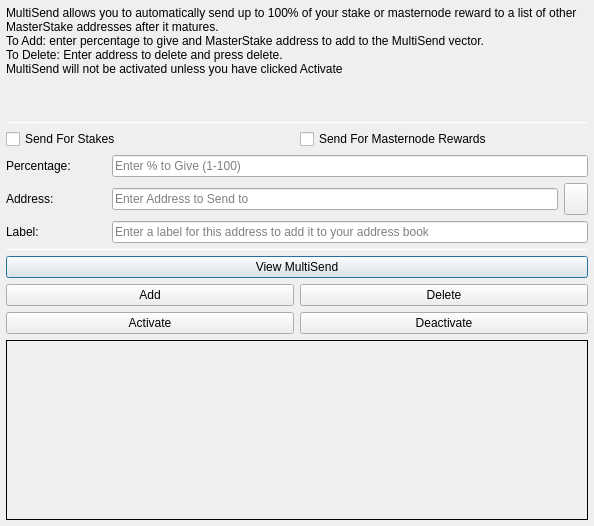
<?xml version="1.0" encoding="UTF-8"?>
<ui version="4.0">
 <class>MultiSendDialog</class>
 <widget class="QDialog" name="MultiSendDialog">
  <property name="windowModality">
   <enum>Qt::NonModal</enum>
  </property>
  <property name="geometry">
   <rect>
    <x>0</x>
    <y>0</y>
    <width>594</width>
    <height>526</height>
   </rect>
  </property>
  <property name="windowTitle">
   <string>MultiSend</string>
  </property>
  <layout class="QVBoxLayout" name="verticalLayout" stretch="0">
   <property name="leftMargin">
    <number>6</number>
   </property>
   <property name="topMargin">
    <number>6</number>
   </property>
   <property name="rightMargin">
    <number>6</number>
   </property>
   <property name="bottomMargin">
    <number>6</number>
   </property>
   <item>
    <layout class="QVBoxLayout" name="verticalLayout_Main" stretch="1,1,1,0,1,1,1">
     <item>
      <widget class="QLabel" name="label_2">
       <property name="lineWidth">
        <number>1</number>
       </property>
       <property name="text">
        <string>MultiSend allows you to automatically send up to 100% of your stake or masternode reward to a list of other MasterStake addresses after it matures.
To Add: enter percentage to give and MasterStake address to add to the MultiSend vector.
To Delete: Enter address to delete and press delete.
MultiSend will not be activated unless you have clicked Activate</string>
       </property>
       <property name="alignment">
        <set>Qt::AlignLeading|Qt::AlignLeft|Qt::AlignTop</set>
       </property>
       <property name="wordWrap">
        <bool>true</bool>
       </property>
      </widget>
     </item>
     <item>
      <widget class="Line" name="line">
       <property name="minimumSize">
        <size>
         <width>0</width>
         <height>1</height>
        </size>
       </property>
       <property name="maximumSize">
        <size>
         <width>16777215</width>
         <height>1</height>
        </size>
       </property>
       <property name="orientation">
        <enum>Qt::Horizontal</enum>
       </property>
      </widget>
     </item>
     <item>
      <layout class="QVBoxLayout" name="verticalLayout_Settings">
       <item>
        <layout class="QHBoxLayout" name="horizontalLayout">
         <item>
          <widget class="QCheckBox" name="multiSendStakeCheckBox">
           <property name="text">
            <string>Send For Stakes</string>
           </property>
          </widget>
         </item>
         <item>
          <widget class="QCheckBox" name="multiSendMasternodeCheckBox">
           <property name="text">
            <string>Send For Masternode Rewards</string>
           </property>
          </widget>
         </item>
        </layout>
       </item>
       <item>
        <layout class="QHBoxLayout" name="horizontalLayout_6">
         <item>
          <widget class="QLabel" name="label">
           <property name="minimumSize">
            <size>
             <width>100</width>
             <height>0</height>
            </size>
           </property>
           <property name="toolTip">
            <string>Percentage of stake to send</string>
           </property>
           <property name="text">
            <string>Percentage:</string>
           </property>
          </widget>
         </item>
         <item>
          <widget class="QLineEdit" name="multiSendPercentEdit">
           <property name="toolTip">
            <string>Enter whole numbers 1 - 100</string>
           </property>
           <property name="placeholderText">
            <string>Enter % to Give (1-100)</string>
           </property>
          </widget>
         </item>
        </layout>
       </item>
       <item>
        <layout class="QHBoxLayout" name="horizontalLayout_7">
         <item>
          <widget class="QLabel" name="label_5">
           <property name="minimumSize">
            <size>
             <width>100</width>
             <height>0</height>
            </size>
           </property>
           <property name="toolTip">
            <string>Address to send portion of stake to</string>
           </property>
           <property name="text">
            <string>Address:</string>
           </property>
          </widget>
         </item>
         <item>
          <widget class="QLineEdit" name="multiSendAddressEdit">
           <property name="toolTip">
            <string/>
           </property>
           <property name="placeholderText">
            <string>Enter Address to Send to</string>
           </property>
          </widget>
         </item>
         <item>
          <widget class="QToolButton" name="addressBookButton">
           <property name="maximumSize">
            <size>
             <width>16777215</width>
             <height>32</height>
            </size>
           </property>
           <property name="toolTip">
            <string>Choose an address from the address book</string>
           </property>
           <property name="text">
            <string/>
           </property>
           <property name="icon">
            <iconset resource="../masterstake.qrc">
             <normaloff>:/icons/address-book</normaloff>:/icons/address-book</iconset>
           </property>
           <property name="shortcut">
            <string>Alt+A</string>
           </property>
          </widget>
         </item>
        </layout>
       </item>
      </layout>
     </item>
     <item>
      <layout class="QHBoxLayout" name="horizontalLayout_3">
       <item>
        <widget class="QLabel" name="label_3">
         <property name="minimumSize">
          <size>
           <width>100</width>
           <height>0</height>
          </size>
         </property>
         <property name="text">
          <string>Label:</string>
         </property>
        </widget>
       </item>
       <item>
        <widget class="QLineEdit" name="labelAddressLabelEdit">
         <property name="placeholderText">
          <string>Enter a label for this address to add it to your address book</string>
         </property>
        </widget>
       </item>
      </layout>
     </item>
     <item>
      <widget class="Line" name="line_2">
       <property name="minimumSize">
        <size>
         <width>0</width>
         <height>1</height>
        </size>
       </property>
       <property name="maximumSize">
        <size>
         <width>16777215</width>
         <height>1</height>
        </size>
       </property>
       <property name="orientation">
        <enum>Qt::Horizontal</enum>
       </property>
      </widget>
     </item>
     <item>
      <layout class="QVBoxLayout" name="verticalLayout_Buttons">
       <item>
        <layout class="QHBoxLayout" name="horizontalLayout_4">
         <item>
          <widget class="QPushButton" name="viewButton">
           <property name="toolTip">
            <string/>
           </property>
           <property name="statusTip">
            <string>View MultiSend Vector</string>
           </property>
           <property name="text">
            <string>View MultiSend</string>
           </property>
          </widget>
         </item>
        </layout>
       </item>
       <item>
        <layout class="QHBoxLayout" name="horizontalLayout_2">
         <item>
          <widget class="QPushButton" name="addButton">
           <property name="toolTip">
            <string/>
           </property>
           <property name="statusTip">
            <string>Add to MultiSend Vector</string>
           </property>
           <property name="text">
            <string>Add</string>
           </property>
          </widget>
         </item>
         <item>
          <widget class="QPushButton" name="deleteButton">
           <property name="toolTip">
            <string/>
           </property>
           <property name="statusTip">
            <string>Delete Address From MultiSend Vector</string>
           </property>
           <property name="text">
            <string>Delete</string>
           </property>
          </widget>
         </item>
        </layout>
       </item>
       <item>
        <layout class="QHBoxLayout" name="horizontalLayout_5">
         <item>
          <widget class="QPushButton" name="activateButton">
           <property name="statusTip">
            <string>Activate MultiSend</string>
           </property>
           <property name="text">
            <string>Activate</string>
           </property>
          </widget>
         </item>
         <item>
          <widget class="QPushButton" name="disableButton">
           <property name="statusTip">
            <string>Deactivate MultiSend</string>
           </property>
           <property name="text">
            <string>Deactivate</string>
           </property>
          </widget>
         </item>
        </layout>
       </item>
      </layout>
     </item>
     <item>
      <widget class="QLabel" name="message">
       <property name="minimumSize">
        <size>
         <width>0</width>
         <height>180</height>
        </size>
       </property>
       <property name="frameShape">
        <enum>QFrame::Panel</enum>
       </property>
       <property name="frameShadow">
        <enum>QFrame::Plain</enum>
       </property>
       <property name="lineWidth">
        <number>1</number>
       </property>
       <property name="midLineWidth">
        <number>1</number>
       </property>
       <property name="text">
        <string/>
       </property>
       <property name="alignment">
        <set>Qt::AlignLeading|Qt::AlignLeft|Qt::AlignTop</set>
       </property>
       <property name="wordWrap">
        <bool>true</bool>
       </property>
      </widget>
     </item>
    </layout>
   </item>
  </layout>
 </widget>
 <resources>
  <include location="../masterstake.qrc"/>
 </resources>
 <connections/>
</ui>
